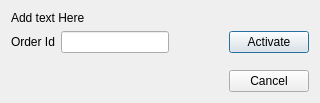
<?xml version="1.0" encoding="UTF-8"?>
<ui version="4.0">
 <class>EvaluationDialog</class>
 <widget class="QDialog" name="EvaluationDialog">
  <property name="geometry">
   <rect>
    <x>0</x>
    <y>0</y>
    <width>320</width>
    <height>103</height>
   </rect>
  </property>
  <property name="windowTitle">
   <string>Dialog</string>
  </property>
  <layout class="QGridLayout" name="gridLayout">
   <item row="0" column="0">
    <layout class="QVBoxLayout" name="mVerticalLayout">
     <item>
      <widget class="QLabel" name="mEvalLicense">
       <property name="text">
        <string>Add text Here</string>
       </property>
      </widget>
     </item>
     <item>
      <layout class="QHBoxLayout" name="mHorizontalLayout">
       <item>
        <widget class="QLabel" name="mLabel">
         <property name="text">
          <string>Order Id</string>
         </property>
        </widget>
       </item>
       <item>
        <widget class="QLineEdit" name="mOrderIDVal"/>
       </item>
       <item>
        <spacer name="mHorizontalSpacer">
         <property name="orientation">
          <enum>Qt::Horizontal</enum>
         </property>
         <property name="sizeHint" stdset="0">
          <size>
           <width>40</width>
           <height>20</height>
          </size>
         </property>
        </spacer>
       </item>
       <item>
        <widget class="QPushButton" name="mActivate">
         <property name="text">
          <string>Activate</string>
         </property>
        </widget>
       </item>
      </layout>
     </item>
     <item>
      <spacer name="mVerticalSpacer">
       <property name="orientation">
        <enum>Qt::Vertical</enum>
       </property>
       <property name="sizeHint" stdset="0">
        <size>
         <width>20</width>
         <height>40</height>
        </size>
       </property>
      </spacer>
     </item>
     <item>
      <widget class="QDialogButtonBox" name="mButtonBox">
       <property name="orientation">
        <enum>Qt::Horizontal</enum>
       </property>
       <property name="standardButtons">
        <set>QDialogButtonBox::Cancel</set>
       </property>
      </widget>
     </item>
    </layout>
   </item>
  </layout>
 </widget>
 <resources/>
 <connections>
  <connection>
   <sender>mButtonBox</sender>
   <signal>accepted()</signal>
   <receiver>EvaluationDialog</receiver>
   <slot>accept()</slot>
   <hints>
    <hint type="sourcelabel">
     <x>248</x>
     <y>254</y>
    </hint>
    <hint type="destinationlabel">
     <x>157</x>
     <y>274</y>
    </hint>
   </hints>
  </connection>
  <connection>
   <sender>mButtonBox</sender>
   <signal>rejected()</signal>
   <receiver>EvaluationDialog</receiver>
   <slot>reject()</slot>
   <hints>
    <hint type="sourcelabel">
     <x>316</x>
     <y>260</y>
    </hint>
    <hint type="destinationlabel">
     <x>286</x>
     <y>274</y>
    </hint>
   </hints>
  </connection>
 </connections>
</ui>
